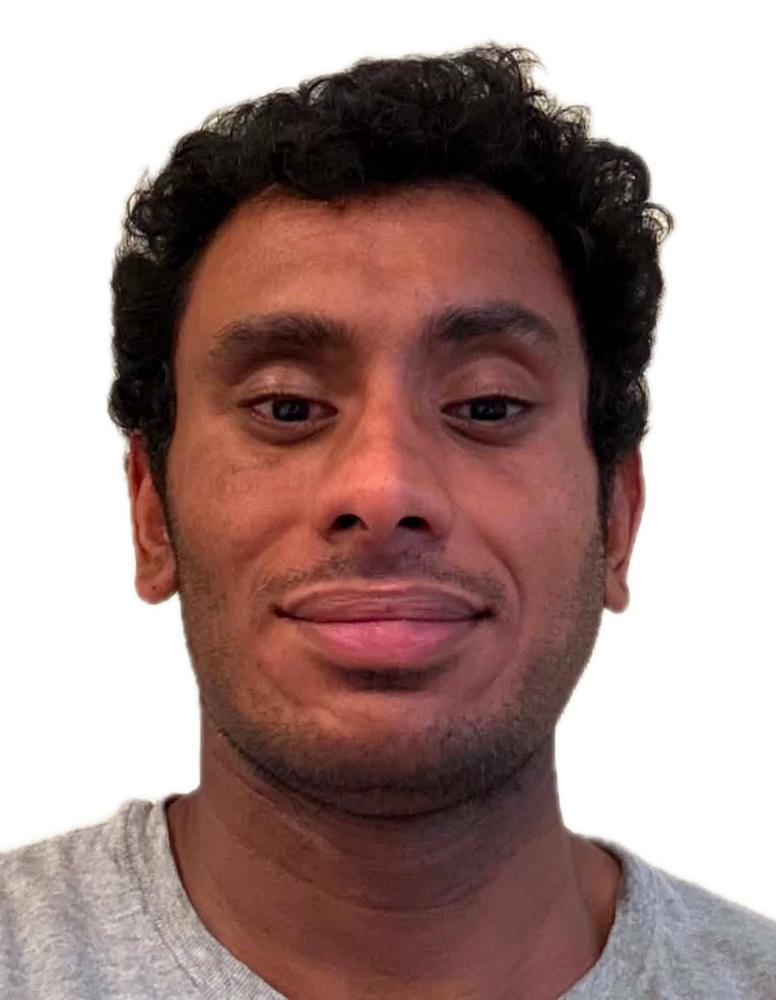
#> input picture assets/adit1-cut.png, 776 x 1000 px
$ python -i build_portraits.py   (imports and definitions only)
#> lines starting #> are read from the running program, lines starting #| are printed output that depends on the picture
#> further down, picture is the input picture: PIL image 776x1000 RGBA; mean R, G, B, A 72.9, 47.9, 43.8, 157.1
#!/usr/bin/env python3
"""
Build the two hero portraits so the eyes stay locked when they swap.

Pipeline
--------
1. scripts/lift_subject.swift  -> scripts/_lifted/aditN-cut.png   (bg removed)
2. scripts/face_points.swift   -> eye centres for each source photo
3. this script                 -> register + clean + export assets/aditN-cut.png

Both outputs are the same canvas size with the eye midpoint at the same
spot and the same inter-ocular distance, so only the expression + emoji
change on hover.  The shared eye anchor is printed at the end for the CSS.

Run:  /opt/anaconda3/bin/python3 scripts/build_portraits.py
"""
from __future__ import annotations

import json
import pathlib
import subprocess

import numpy as np
from PIL import Image, ImageFilter

ROOT = pathlib.Path(__file__).resolve().parent.parent
LIFTED = ROOT / "scripts" / "_lifted"
ASSETS = ROOT / "assets"
SCRATCH = pathlib.Path(
    "/private/tmp/claude-501/-Users-balajivenkataraman-Documents-AditPortfolioSite"
    "/01cc523f-4417-402c-9baf-5fe6a16c0fb5/scratchpad"
)

# shared target frame — generous headroom so the hair crown never clips
CANVAS_W, CANVAS_H = 1024, 1320
EYE_X, EYE_Y = CANVAS_W / 2, 540.0
TARGET_IOD = 250.0
OUT_MAX_EDGE = 1000

# `trim` shrinks the head about the eye midpoint (eyes stay locked) so every
# pose reads at a similar overall size on swap — adit2 is shot closer.
#   adit1 = base    adit2 = (unused)    adit3 / adit4 = look right / left
#   adit5 = look up — registered to an intermediate file; compose_lookup.py then
#           puts its head on the t-shirt body (the photo has a hoodie)
JOBS = [
    {"src": "adit1.jpeg", "lifted": "adit1-cut.png", "out": "adit1-cut.png", "trim": 1.0},
    {"src": "adit2.png", "lifted": "adit2-cut.png", "out": "adit2-cut.png", "trim": 0.92},
    {"src": "adit3.jpeg", "lifted": "adit3-cut.png", "out": "adit3-cut.png", "trim": 1.0},
    {"src": "adit4.jpeg", "lifted": "adit4-cut.png", "out": "adit4-cut.png", "trim": 1.0},
    {"src": "adit5.png", "lifted": "adit5-cut.png", "out": "adit5-head.png", "trim": 1.0,
     "dir": LIFTED},
]


# [7 lines left out: function eye_points, not called in this run]


def clean_alpha(im: Image.Image) -> Image.Image:
    r, g, b, a = im.split()
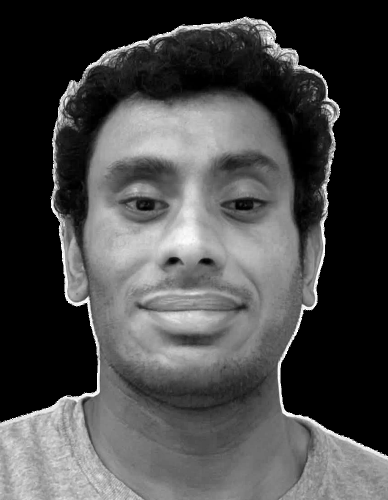
#> r: PIL image 776x1000 L (shown at 1/2 size); min 0, max 255, mean 72.9
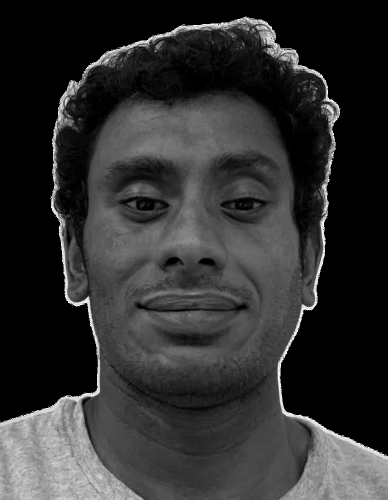
#> g: PIL image 776x1000 L (shown at 1/2 size); min 0, max 255, mean 47.9
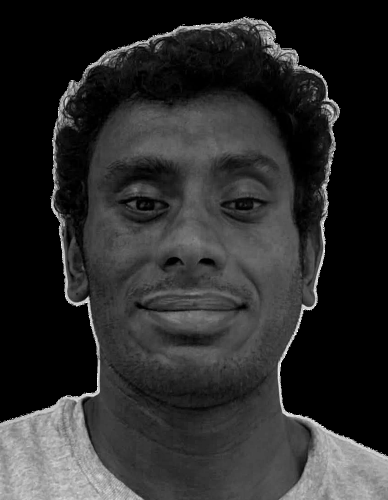
#> b: PIL image 776x1000 L (shown at 1/2 size); min 0, max 255, mean 43.8
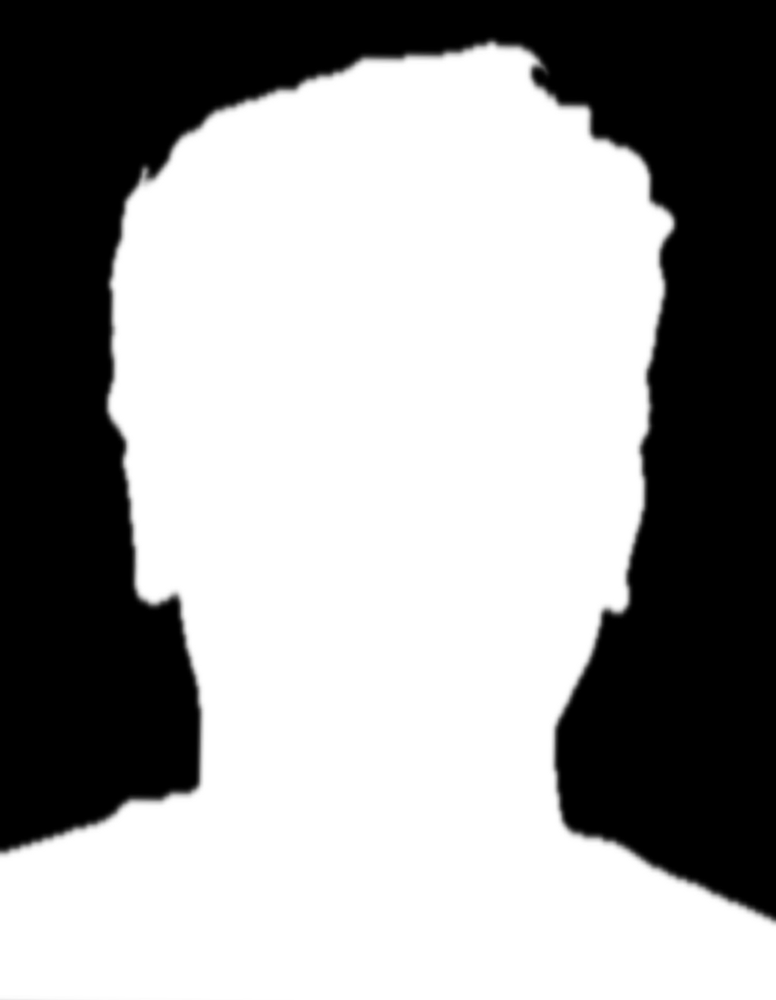
#> a: PIL image 776x1000 L; min 0, max 255, mean 157.1
    a = a.filter(ImageFilter.MinFilter(3))          # bite off the 1px cream rim
    a = a.filter(ImageFilter.GaussianBlur(0.8))     # then feather
    return Image.merge("RGBA", (r, g, b, a))


# [48 lines left out: functions register, finish, not called in this run]


# [17 lines not run here, left out]

>>> from PIL import Image
>>> picture = Image.open('../assets/adit1-cut.png')
>>> result = clean_alpha(picture)

$ run again, on assets/adit2-cut.webp
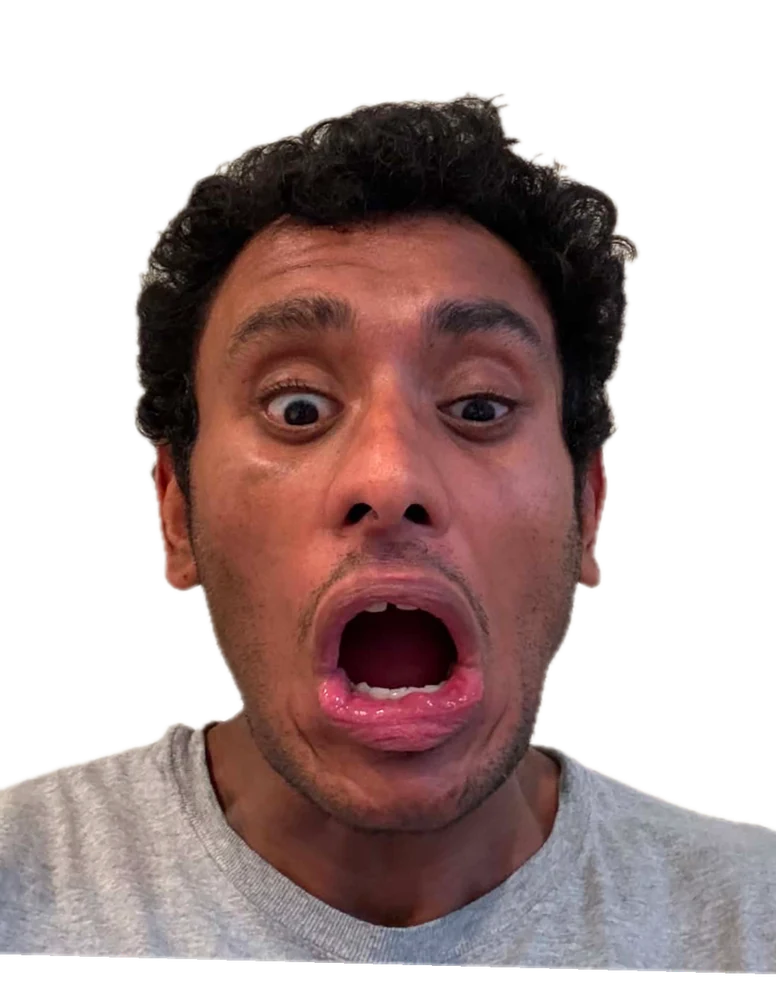
#> input picture assets/adit2-cut.webp, 776 x 1000 px
#> picture is the input picture: PIL image 776x1000 RGBA; mean R, G, B, A 69, 50.5, 48.8, 135.7
#> in clean_alpha, `r, g, b, a = im.split()`:
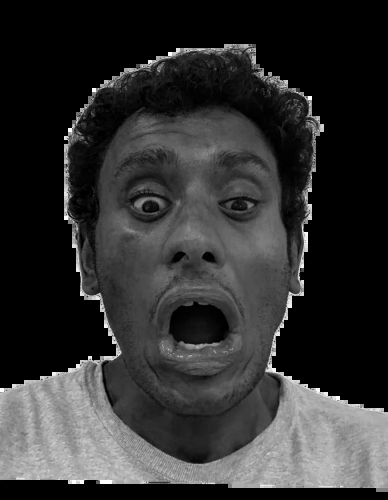
#> b: PIL image 776x1000 L (shown at 1/2 size); min 0, max 255, mean 48.8
#> in clean_alpha, `a = a.filter(ImageFilter.MinFilter(3))`:
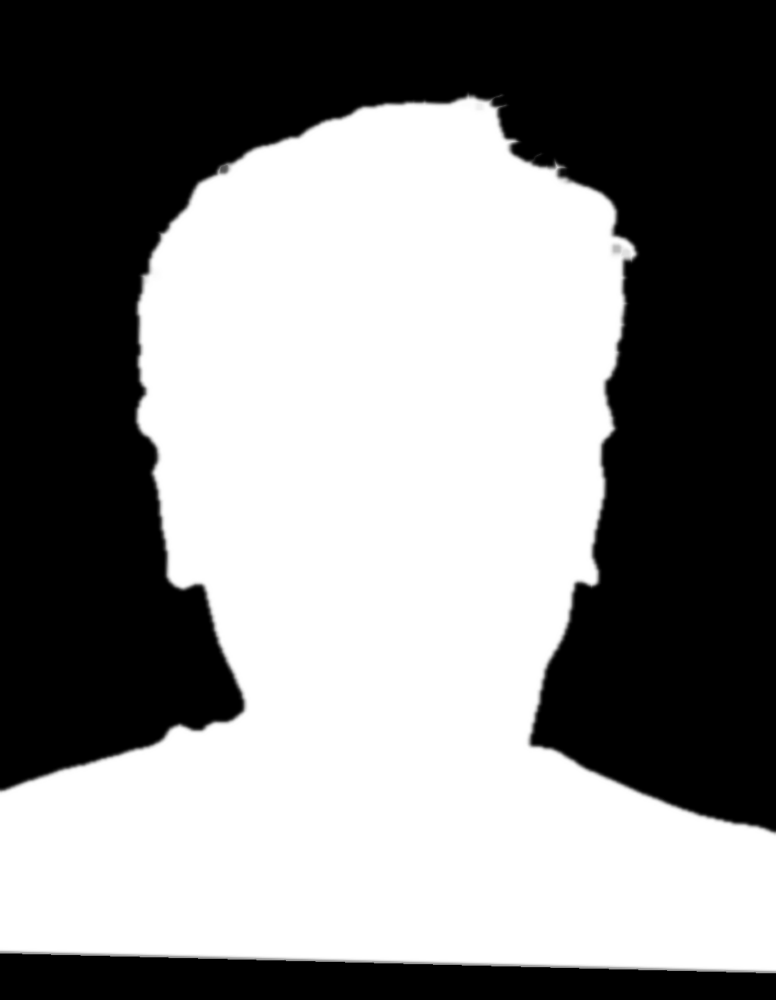
#> a: PIL image 776x1000 L; min 0, max 255, mean 134.5

$ run again, on assets/adit3-cut.webp
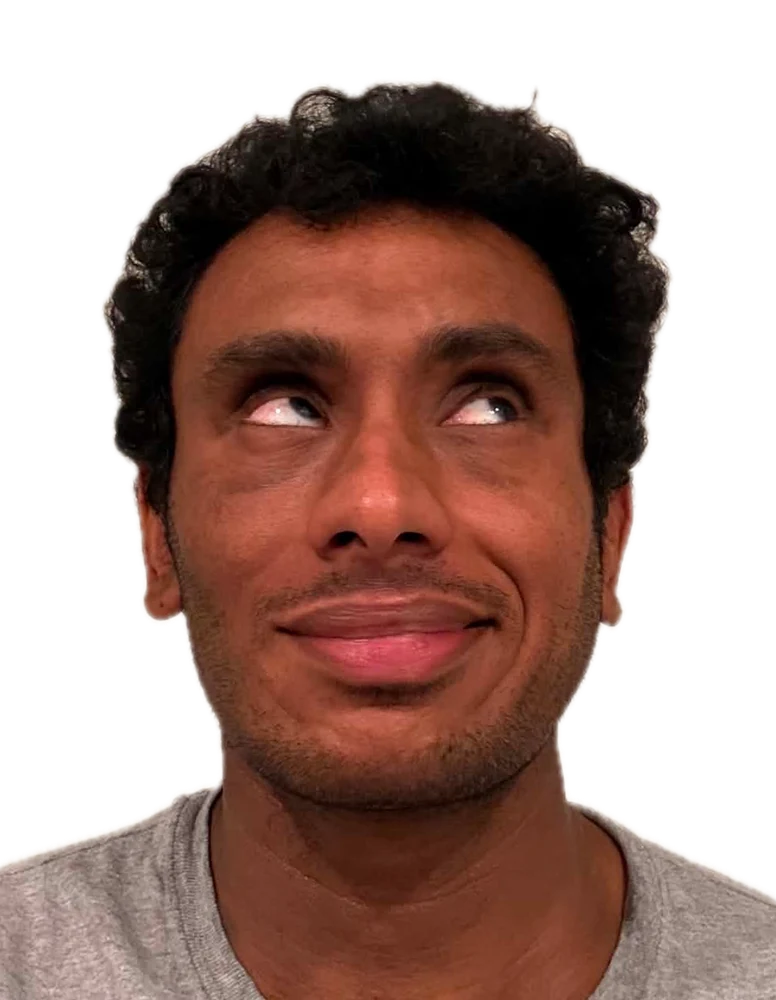
#> input picture assets/adit3-cut.webp, 776 x 1000 px
#> picture is the input picture: PIL image 776x1000 RGBA; mean R, G, B, A 70.5, 43.2, 34.8, 150.4
#> in clean_alpha, `r, g, b, a = im.split()`:
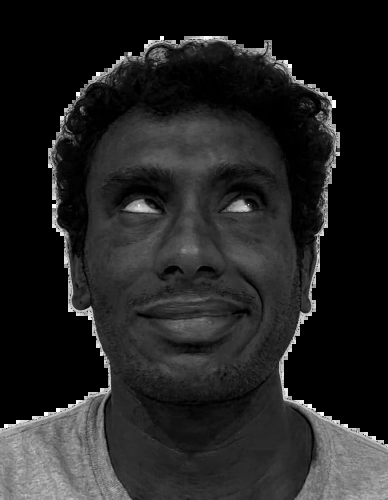
#> b: PIL image 776x1000 L (shown at 1/2 size); min 0, max 255, mean 34.8
#> in clean_alpha, `r, g, b, a = im.split()`:
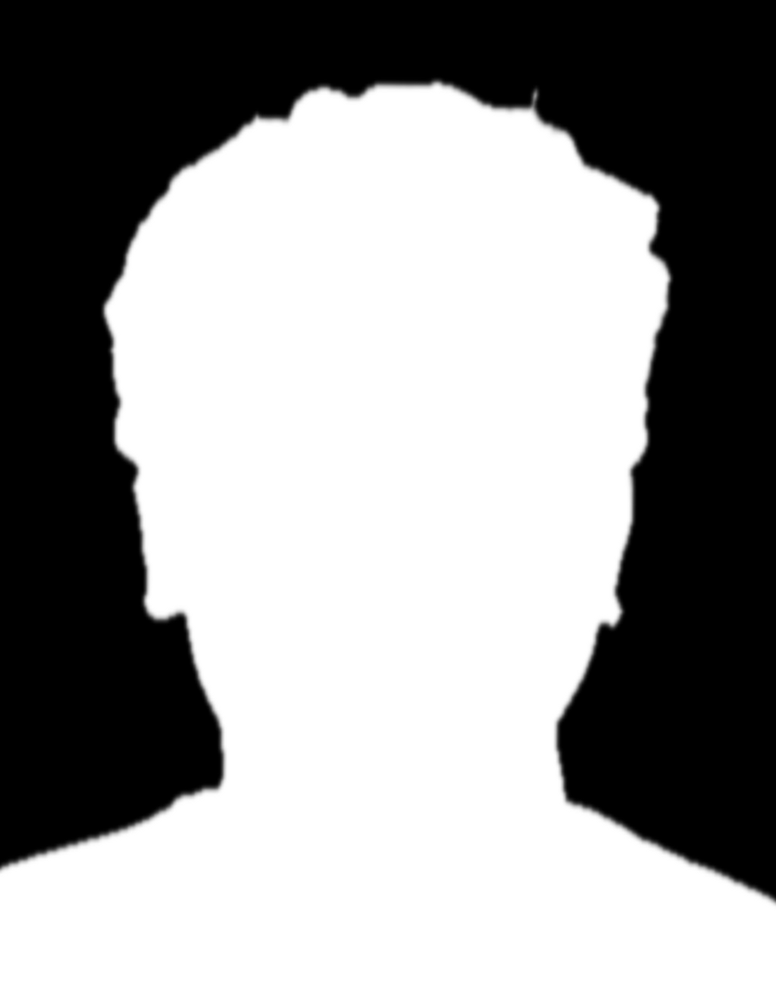
#> a: PIL image 776x1000 L; min 0, max 255, mean 150.4
